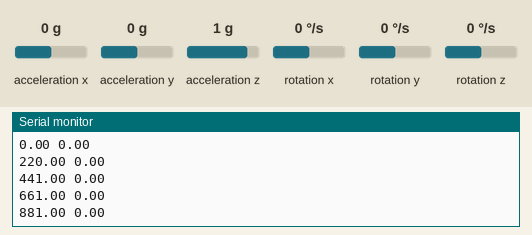
Simulated run of this sketch. Board: Arduino Uno, built with avr-gcc and run on an emulated ATmega328P. On the bench: the last lines printed to the serial monitor. The inputs (shaded band) are chosen by the test bench; at power-on: rotation z 0 °/s, acceleration x 0 g, acceleration y 0 g, acceleration z 1 g, rotation x 0 °/s, rotation y 0 °/s.

Above: at 4.2 s.
4.3 s: rotation z set to -192 °/s
At 4.49 s:
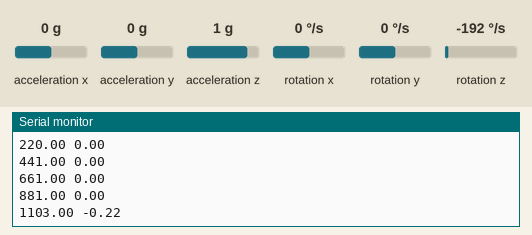
5.8 s: rotation z set to -100 °/s
At 5.81 s:
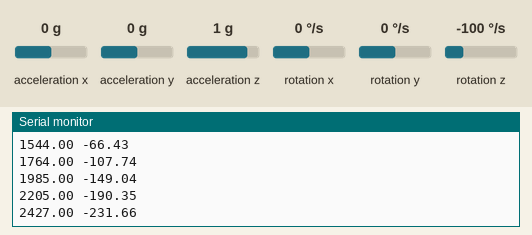
Timing chart, 0 to 8.8 s (numbered marks = the images above; inputs shaded):
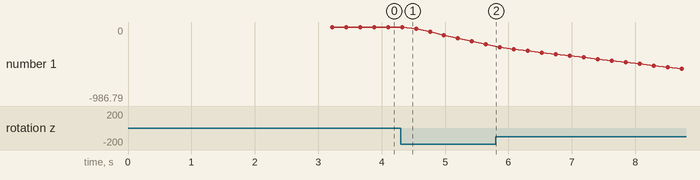

Measured:
- after the input at 4.3 s, the serial monitor: prints a new line at once (image 1)
- plotted number 1: 0 → -231.66 after the input at 4.3 s, -231.66 → -986.79 after the input at 5.8 s

The sketch:

Leitura_de_Dados_MPU_Com_Biblioteca.ino.ino
```cpp
#include <MPU6050_tockn.h> //Biblioteca para facilitar a leitura de dados
#include <Wire.h> //Biblioteca para a comunicação I2C


MPU6050 mpu6050(Wire); //Entrega a biblioteca Wire.h como argumento para a biblioteca MPU6050_tockn.h
//z está aumentando muito com o tempo

float Grau_x = 0, Grau_y = 0, Grau_z = 0, Aceleracao_x = 0, Aceleracao_y = 0, Aceleracao_z = 0, m1, m2; // Declaração de variáveis
int count = 0;
char k;

void setup() {
  Serial.begin(9600); //Inicializa a comunicação serial a uma taxa de 9600 bit por segundo


  Wire.begin(); //Inicializa a biblioteca Wire.h

  mpu6050.begin(); //Inicializa a biblioteca MPU6050_tockn.h
  mpu6050.calcGyroOffsets(true); //Ativa a calibração interna da biblioteca
  Serial.println();

  m1 = millis();
}
void loop() {

  m2 = millis() - m1;
  count = 0;

  Grau_x = 0;
  Grau_y = 0;
  Grau_z = 0;

  while(count < 100){

    mpu6050.update(); //atualiza a leitura

    //Obtém os angulos

    Grau_x = Grau_x + mpu6050.getAngleX();
    Grau_y = Grau_y + mpu6050.getAngleY();
    Grau_z = Grau_z + mpu6050.getAngleZ();
    Aceleracao_x = mpu6050.getAccX();
    Aceleracao_y = mpu6050.getAccY();
    Aceleracao_z = mpu6050.getAccZ();
    count++;
  }

  //Média dos angulos medidos
  Grau_x = Grau_x/100;
  Grau_y = Grau_y/100;
  Grau_z = Grau_z/100;

  //Calibração dos angulos
  //Grau_x = calcoffX();
  //Grau_y = calcoffY();
  Grau_z = calcoffZ();
  k = 'o';
  //k = Serial.read();
  if (k =='o'){
      Serial.print(m2);
      Serial.print(" ");
      Serial.println(Grau_z);
  }
  //Imprime os dados no monitor serial
  //Serial.print("Angulo em x: ");
  //Serial.println(Grau_x);
  //Serial.print("Angulo em y: ");
  //Serial.println(Grau_y);
  //Serial.print("Angulo em z: ");
  //Serial.println(Grau_z);
  //Serial.print("\n");

  /*Serial.print("Aceleração em x: ");
  Serial.println(Aceleracao_x);
  Serial.print("Aceleração em y: ");
  Serial.println(Aceleracao_y);
  Serial.print("Aceleração em z: ");
  Serial.println(Aceleracao_z);
  Serial.print("\n");*/

  delay(1); //delay para ser possivel ler os dados
}

//funções para calibrar os eixos

float calcoffX(){
  return -16.11 + Grau_x*0.74705 + (Grau_x*Grau_x)*0.00074804 + (Grau_x*Grau_x*Grau_x)*0.00010619;
}

float calcoffY(){
  return -89.793 + Grau_y*(-1.242);
}

float calcoffZ(){
  return Grau_z;
}
```
